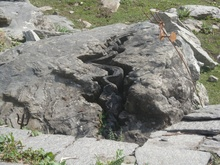
%> input picture Assignment1/src/Image2/25.jpg, 220 x 165 px, shrunk from 3264 x 2448 before the run
$ octave Problem1img2b.m   (GNU Octave 9; MATLAB toolbox functions it lacks are replaced by stand-ins)
%> lines starting %> are read from the running program, lines starting %| are printed output that depends on the picture
I = imread('25.jpg');
%> I is the input picture: size 165x220x3 uint8; mean R, G, B 138.6, 138.6, 129.2
[row,column,dim]=size(I);
%> row = 165; column = 220; dim = 3
I=double(I);
%> I: size 165x220x3 double
Ir=I(:,:,1);
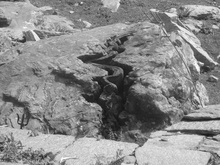
%> Ir: size 165x220 double; min 18, max 255, mean 138.6
Ib=I(:,:,2);
Ig=I(:,:,3);
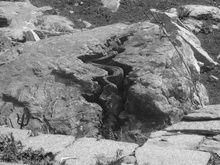
%> Ig: size 165x220 double; min 13, max 251, mean 129.2
[Ur,Sr,Vr]=svd(Ir);
[Ub,Sb,Vb]=svd(Ib);
[Ug,Sg,Vg]=svd(Ig);
%imshow(uint8(I));
error=zeros(min(row,column),1);
MaxBit=min(row,column);
%> MaxBit = 165
for k=1:25%min(row,column)

    Imr=Ur(:,k:MaxBit)*Sr(k:MaxBit,k:MaxBit)*Vr(:,k:MaxBit)';
    Imb=Ub(:,k:MaxBit)*Sb(k:MaxBit,k:MaxBit)*Vb(:,k:MaxBit)';
    Img=Ug(:,k:MaxBit)*Sg(k:MaxBit,k:MaxBit)*Vg(:,k:MaxBit)';
    Im=zeros(row,column,3);
    Im(:,:,1)=Imr;
    Im(:,:,2)=Imb;
    Im(:,:,3)=Img;
    h=uint8(Im);
    imwrite(h,strcat(num2str(k),'image.jpg'))
    err=I-Im;
    imwrite(err,strcat(num2str(k),'err.jpg'));
    for i=1:row
        for j=1:column
            for t=1:3
                error(k)=error(k)+err(i,j,t)^2;
            end
        end
    end
    error(k)=sqrt(error(k)/(row*column*3));
end
%> this loop made 25 passes
%> pass 1, `err=I-Im;`:
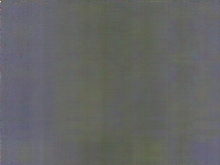
%> err: size 165x220x3 double; mean R, G, B -9.52e-14, 4.86e-14, -2.83e-14; drawn with min black and max white
%> pass 2, `h=uint8(Im);`:
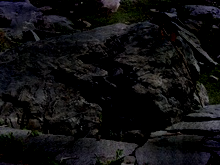
%> h: size 165x220x3 uint8; mean R, G, B 16.1, 15.7, 16.8
%> pass 2, `err=I-Im;`:
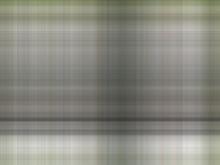
%> err: size 165x220x3 double; mean R, G, B 138.8, 138.8, 129.4
%> after the loop:
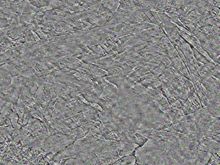
%> Im: size 165x220x3 double; mean R, G, B 0, 0, 0; drawn with min black and max white
%> after the loop, error = 165 values, max 143.5 at index 25, min 0 at index 26, mean 20.71
%imshow(uint8(Im));
%plot(1:min(row,column),error(min(row,column):-1:1));
plot(1:25,error(1:25));
xlabel('number of singular values');
ylabel('Error');
title('Error for Bottom Singular Values');
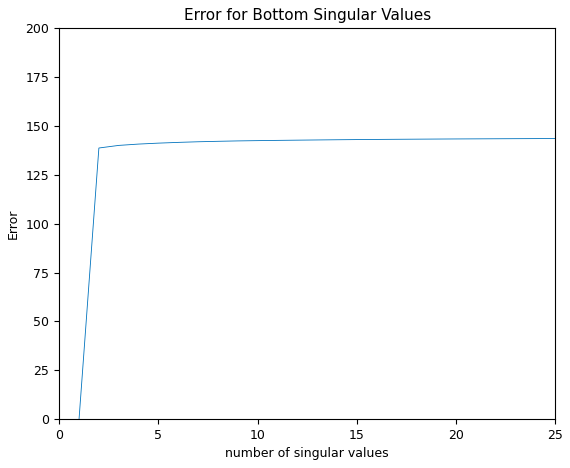
%> figure redrawn from the program's plot data; curve peaks at x = 25, y = 143.5
